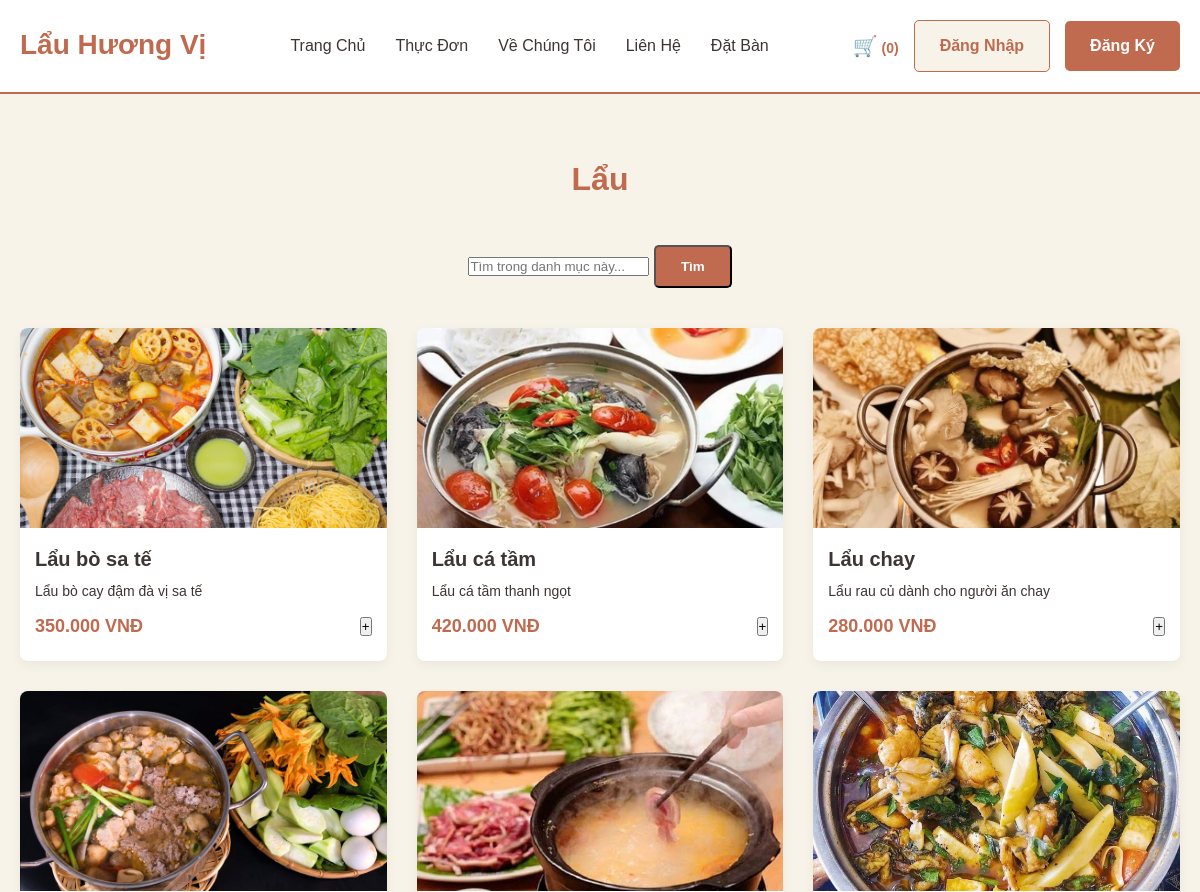
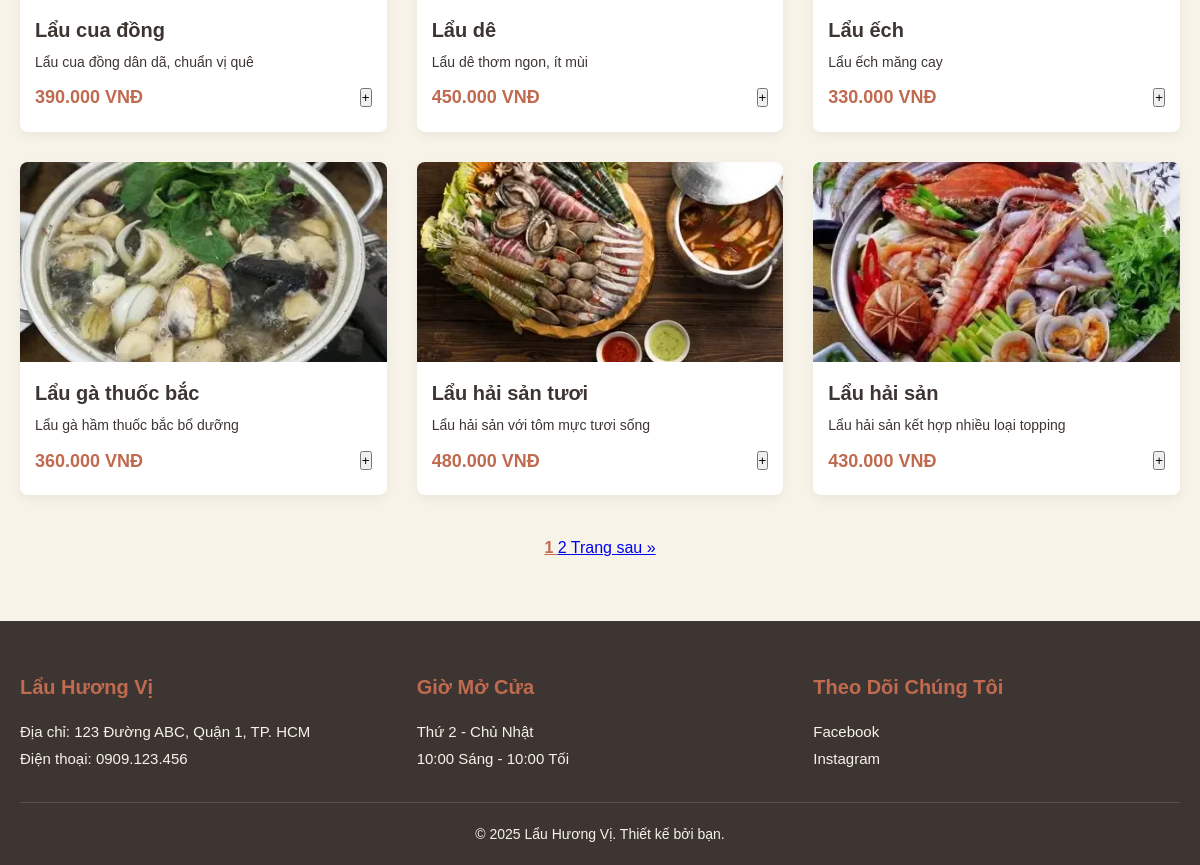
The app's page /menu.php?category=1 with its own data (2 pictures, top to bottom).
### tables this page shows
CREATE TABLE `mon_an` (
  `ma_mon_an` int(11) NOT NULL,
  `ma_danh_muc` int(11) NOT NULL,
  `ten_mon_an` varchar(150) NOT NULL,
  `mo_ta` text DEFAULT NULL,
  `gia` int(11) NOT NULL DEFAULT 0,
  `anh` varchar(255) DEFAULT NULL,
  `trang_thai` enum('con_hang','het_hang') NOT NULL DEFAULT 'con_hang'
);

### menu.php (the view, shortened to what this page needs)
<?php
include 'config/db.php';
include 'php/header.php';
$category_id = isset($_GET['category']) && is_numeric($_GET['category'])
    ? (int)$_GET['category']
    : 0;
$search_term = isset($_GET['search']) ? $_GET['search'] : '';
$page = isset($_GET['page']) && is_numeric($_GET['page']) ? (int)$_GET['page'] : 1;
$items_per_page = 9;
$offset = ($page - 1) * $items_per_page;
$sql_where = " WHERE trang_thai = 'con_hang' ";
$params = [];
$types = "";
if ($category_id > 0) {
    $sql_where .= " AND ma_danh_muc = ? ";
    $params[] = &$category_id;
    $types .= "i";
}
$sql_count = "SELECT COUNT(*) FROM mon_an" . $sql_where;
$stmt_count = $conn->prepare($sql_count);
if (!empty($types)) {
    $stmt_count->bind_param($types, ...$params);
}
$stmt_count->execute();
$stmt_count->bind_result($total_items);
$total_pages = ceil($total_items / $items_per_page);
$sql = "SELECT ma_mon_an, ten_mon_an, mo_ta, gia, anh
        FROM mon_an" . $sql_where . "
        LIMIT ? OFFSET ?";
$params_select = $params;
$params_select[] = &$items_per_page;
$params_select[] = &$offset;
$types_select = $types . "ii";
$stmt = $conn->prepare($sql);
$stmt->bind_param($types_select, ...$params_select);
$stmt->execute();
$result = $stmt->get_result();
?>
<!DOCTYPE html>
<html lang="vi">
<head>
    <link rel="stylesheet" href="css/style.css">
</head>
<body>
<main>
<section class="menu-page">
<div class="container">
<?php if ($category_id == 0): ?>
    <h2 style="text-align:center;margin-bottom:40px;">Vui Lòng Chọn Loại Món Ăn</h2>
    <div class="category-choice-container">
        <a href="menu.php?category=1" class="category-choice">
            <img src="images/placeholder_lau.jpg"
                 onerror="this.src='https://placehold.co/320x320/c06a4f/fff?text=L%E1%BA%A9u';">
            <span>Lẩu</span>
        </a>
        <a href="menu.php?category=2" class="category-choice">
            <img src="images/placeholder_monle.jpg"
                 onerror="this.src='https://placehold.co/320x320/333/fff?text=M%C3%B3n+L%E1%BA%BB';">
            <span>Món lẻ</span>
        </a>
    </div>
<?php else: ?>
    <h2>
        <?php echo ($category_id == 1) ? "Lẩu" : "Món lẻ"; ?>
    </h2>
    <div class="search-bar">
        <form action="menu.php" method="GET">
            <input type="text" name="search"
                placeholder="Tìm trong danh mục này..."
                value="<?php echo htmlspecialchars($search_term); ?>">
            <button type="submit" class="cta-button">Tìm</button>
        </form>
    </div>
    <div class="menu-grid">
        <?php
        if ($result->num_rows > 0) {
            while ($row = $result->fetch_assoc()) {
                $image = "images/" . $row["anh"];
                echo '<div class="menu-item">';
                echo '  <a href="product_detail.php?id=' . $row["ma_mon_an"] . '">';
                echo '      <img src="' . $image . '" alt="' . $row["ten_mon_an"] . '">';
                echo '      <h3>' . $row["ten_mon_an"] . '</h3>';
                echo '  </a>';
                echo '  <p>' . $row["mo_ta"] . '</p>';
                echo '<div class="menu-item-bottom">';
                echo '    <span class="price">' . number_format($row["gia"], 0, ',', '.') . ' VNĐ</span>';
                echo '    <form action="php/cart_action.php" method="POST">';
                echo '         <button class="cta-button-small" type="submit" name="add_to_cart">+</button>';
                echo '    </form>';
                echo '</div>';
                echo '</div>';
            }
        } else {
            echo "<p style='text-align:center;width:100%;'>Không có món nào.</p>";
        }
        ?>
    </div>
    <div class="pagination" style="text-align:center;margin-top:40px;">
        <?php for ($i = 1; $i <= $total_pages; $i++): ?>
            <a href="menu.php?page=<?php echo $i; ?>&category=<?php echo $category_id; ?>&search=<?php echo $search_term; ?>"
               style="<?php echo $i == $page ? 'font-weight:bold;color:var(--color-primary);' : ''; ?>">
                <?php echo $i; ?>
            </a>
        <?php endfor; ?>
        <?php if ($page < $total_pages): ?>
            <a href="menu.php?page=<?php echo $page + 1; ?>&category=<?php echo $category_id; ?>&search=<?php echo $search_term; ?>">Trang sau &raquo;</a>
        <?php endif; ?>
    </div>
<?php endif; ?>
</div>
</section>
</main>
<?php include 'php/footer.php'; ?>
</body>
</html>

### php/header.php (shortened to what this page needs)
<?php
    $cart_item_count = 0;
?>
<header class="header">
    <div class="container">
        <div class="logo">
            <a href="../index.php">Lẩu Hương Vị</a>
        </div>
        <nav class="navigation">
            <ul>
                <li><a href="../index.php">Trang Chủ</a></li>
                <li><a href="../menu.php">Thực Đơn</a></li>
                <li><a href="../about.php">Về Chúng Tôi</a></li>
                <li><a href="../contact.php">Liên Hệ</a></li>
                <?php
                    if (isset($_SESSION['user_id'])) {
                        $reservation_link = '../reservation.php';
                    } else {
                        $reservation_link = 'php/login.php';
                    }
                    echo '<li><a href="' . $reservation_link . '">Đặt Bàn</a></li>';
                ?>
            </ul>
        </nav>
        <div class="header-action">
            <a href="../cart.php" class="profile-link" title="Giỏ hàng" style="font-size: 20px; text-decoration: none;">
                🛒<span class="cart-count" style="font-size: 14px; font-weight: bold; color: var(--color-primary);">
                    (<?php echo $cart_item_count; ?>)
                </span>
            </a>
            <?php
                if (isset($_SESSION['user_id']) && isset($_SESSION['full_name'])) {
                    echo '<a href="../profile.php" class="profile-link" title="Tài khoản của tôi">👤</a>';
                    echo '<span class="welcome-user">Chào, ' . htmlspecialchars($_SESSION['full_name']) . '!</span>';
                    echo '<a href="php/logout.php" class="cta-button-secondary">Đăng Xuất</a>';
                    if ($_SESSION['role'] == 'admin') {
                        echo '<a href="../admin/index.php" class="cta-button">Trang Admin</a>';
                    }
                } else {
                    echo '<a href="php/login.php" class="cta-button-secondary">Đăng Nhập</a>';
                    echo '<a href="php/register.php" class="cta-button">Đăng Ký</a>';
                }
            ?>
        </div>
    </div>
</header>

### php/footer.php
<footer class="footer">
    <div class="container">
        <div class="footer-content">
            <div class="footer-col">
                <h3>Lẩu Hương Vị</h3>
                <p>Địa chỉ: 123 Đường ABC, Quận 1, TP. HCM</p>
                <p>Điện thoại: 0909.123.456</p>
            </div>
            <div class="footer-col">
                <h3>Giờ Mở Cửa</h3>
                <p>Thứ 2 - Chủ Nhật</p>
                <p>10:00 Sáng - 10:00 Tối</p>
            </div>
            <div class="footer-col">
                <h3>Theo Dõi Chúng Tôi</h3>
                <p>Facebook</p>
                <p>Instagram</p>
            </div>
        </div>
        <div class="copyright">
            <p>&copy; 2025 Lẩu Hương Vị. Thiết kế bởi bạn.</p>
        </div>
    </div>
</footer>

### css/style.css (style rules this page uses)
:root { --color-primary: #C06A4F; --color-cream: #F7F3E8; --color-charcoal: #3D3532; --color-white: #FFFFFF; }
* { margin: 0; padding: 0; box-sizing: border-box; }
body { font-family: Arial, sans-serif; background-color: var(--color-cream); color: var(--color-charcoal); line-height: 1.6; display: flex; flex-direction: column; min-height: 100vh; }
main { flex-grow: 1; }
.container { max-width: 1200px; margin: 0 auto; padding: 0 20px; }
.header { width: 100%; background-color: var(--color-white); border-bottom: 2px solid var(--color-primary); padding: 20px 0; }
.header .container { display: flex; justify-content: space-between; align-items: center; }
.logo a { text-decoration: none; color: var(--color-primary); font-size: 28px; font-weight: bold; }
.navigation ul { list-style: none; display: flex; gap: 30px; }
.navigation a { text-decoration: none; color: var(--color-charcoal); font-size: 16px; font-weight: 500; }
.cta-button { background-color: var(--color-primary); color: var(--color-white); padding: 12px 25px; border-radius: 5px; text-decoration: none; font-weight: bold; transition: background-color 0.3s ease; }
section { padding: 60px 0; }
h2 { text-align: center; font-size: 32px; color: var(--color-primary); margin-bottom: 40px; }
.menu-grid { display: grid; grid-template-columns: repeat(3, 1fr); gap: 30px; }
.menu-item { background-color: var(--color-white); border-radius: 8px; box-shadow: 0 4px 12px rgba(0, 0, 0, 0.05); overflow: hidden; }
.menu-item img { width: 100%; height: 200px; object-fit: cover; }
.menu-item h3 { font-size: 20px; padding: 15px 15px 5px 15px; }
.menu-item p { font-size: 14px; padding: 0 15px 10px 15px; }
.menu-item .price { display: block; font-size: 18px; font-weight: bold; color: var(--color-primary); padding: 0 15px 20px 15px; }
.menu-item a { text-decoration: none; }
.menu-item a h3 { color: var(--color-charcoal); transition: color 0.3s; }
.search-bar { text-align: center; margin-bottom: 40px; }
.header-action { display: flex; align-items: center; gap: 15px; }
.cta-button-secondary { background-color: var(--color-cream); color: var(--color-primary); padding: 12px 25px; border-radius: 5px; text-decoration: none; font-weight: bold; border: 1px solid var(--color-primary); transition: all 0.3s ease; }
.footer { width: 100%; background-color: var(--color-charcoal); color: var(--color-cream); padding: 50px 0 20px 0; margin-top: auto; }
.footer-content { display: grid; grid-template-columns: repeat(3, 1fr); gap: 30px; margin-bottom: 30px; }
.footer-col h3 { font-size: 20px; color: var(--color-primary); margin-bottom: 15px; }
.footer-col p { font-size: 15px; line-height: 1.8; }
.copyright { text-align: center; border-top: 1px solid #5a4f4c; padding-top: 20px; font-size: 14px; }
.profile-link { text-decoration: none; font-size: 24px; color: var(--color-charcoal); transition: color 0.3s ease; }
.menu-item-bottom { display: flex; justify-content: space-between; align-items: center; padding: 0 15px 20px 15px; }
.menu-item-bottom .price { padding: 0; font-size: 18px; font-weight: bold; color: var(--color-primary); }

### records on screen
mon_an: anh (picture), ten_mon_an "Lẩu bò sa tế", mo_ta "Lẩu bò cay đậm đà vị sa tế", gia "350.000"
mon_an: anh (picture), ten_mon_an "Lẩu cá tầm", mo_ta "Lẩu cá tầm thanh ngọt", gia "420.000"
mon_an: anh (picture), ten_mon_an "Lẩu chay", mo_ta "Lẩu rau củ dành cho người ăn chay", gia "280.000"
mon_an: anh (picture), ten_mon_an "Lẩu cua đồng", mo_ta "Lẩu cua đồng dân dã, chuẩn vị quê", gia "390.000"
mon_an: anh (picture), ten_mon_an "Lẩu dê", mo_ta "Lẩu dê thơm ngon, ít mùi", gia "450.000"
mon_an: anh (picture), ten_mon_an "Lẩu ếch", mo_ta "Lẩu ếch măng cay", gia "330.000"
mon_an: anh (picture), ten_mon_an "Lẩu gà thuốc bắc", mo_ta "Lẩu gà hầm thuốc bắc bổ dưỡng", gia "360.000"
mon_an: anh (picture), ten_mon_an "Lẩu hải sản tươi", mo_ta "Lẩu hải sản với tôm mực tươi sống", gia "480.000"
mon_an: anh (picture), ten_mon_an "Lẩu hải sản", mo_ta "Lẩu hải sản kết hợp nhiều loại topping", gia "430.000"

### other values on screen
$cart_item_count "0"
